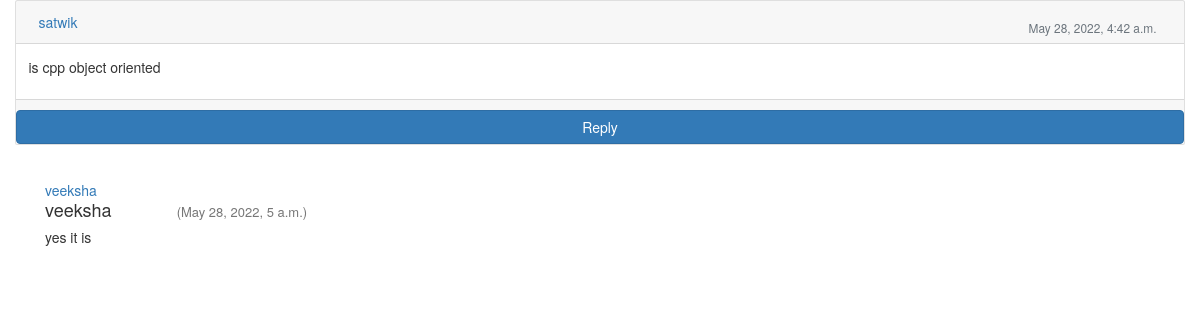
Screenshot of /replyforumview/44 (signed in) with the database file from the repository.
### accounts/models.py (models this page shows, shortened)
class Post(models.Model):
    user1 = models.ForeignKey(User, on_delete=models.CASCADE, default=1)
    post_content = models.CharField(max_length=5000)
    post_id = models.AutoField
    timestamp= models.DateTimeField(default=now)

class Replie(models.Model):
    user = models.ForeignKey(User, on_delete=models.CASCADE, default=1)
    reply_content = models.CharField(max_length=5000)
    post = models.ForeignKey(Post, on_delete=models.CASCADE, default='')
    timestamp= models.DateTimeField(default=now)

### accounts/views.py (the view, shortened to what this page needs)
# urls.py: path('replyforumview/<int:myid>' ,views.replyforum,name="replyforumview"),
def replyforum(request,myid):
    if request.user.is_authenticated:
        post = Post.objects.filter(id=myid).first()
        replies = Replie.objects.filter(post=post)
        return render(request, "accounts/replyforum.html", {'post':post, 'replies':replies})
    else:
        return redirect('login')

### accounts/templates/accounts/replyforum.html (shortened to what this page needs)
<!DOCTYPE html>
<html>
<head>
  <link rel="stylesheet" href="https://maxcdn.bootstrapcdn.com/bootstrap/3.4.1/css/bootstrap.min.css">
  <link rel="stylesheet" href="https://cdn.jsdelivr.net/npm/bootstrap@4.6.1/dist/css/bootstrap.min.css">
  <link rel="stylesheet" href="https://maxcdn.bootstrapcdn.com/bootstrap/3.4.1/css/bootstrap.min.css">
  <link rel="stylesheet" href="https://use.fontawesome.com/releases/v5.8.2/css/all.css"
>
</head>
<body>
  <div class="container-fluid mt-10">
    <div class="row">
      <div class="col-md-12">
        <div class="card mb-4">
          <div class="card-header">
            <div class="media flex-wrap w-100 align-items-center">
              <div class="media-body ml-3"> <a href="/replyforumview/{{post.id}}" data-abc="true">{{post.user1}}</a>
              </div>
              <div class="text-muted small ml-3">
                <div class="px-4 pt-3">{{post.timestamp}} </div>
              </div>
            </div>
          </div>
          <div class="card-body">
            <p>{{post.post_content}}</p>
          </div>
          <div class="card-footer d-flex flex-wrap justify-content-between align-items-center px-0 pt-0 pb-3">
          </div>
          <button class="btn btn-primary btn-primary" data-target="#reply" data-toggle="modal"
            role="button">Reply</button>
        </div>
      </div>
    </div>
  </div>
  {% for reply in replies %}
  <br>
  <div class="container">
    <div class="media">
      <div class="media-body">
        <a href="/replyforumview/{{post.id}}" data-abc="true">{{reply.user}}</a>
        <h4 class="mt-0">{{reply.user}} &nbsp; &nbsp; &nbsp; &nbsp; &nbsp; &nbsp; <span><small
              style="font-size: 13px;">({{reply.timestamp}})</small></span></h4>
        <h5>{{reply.reply_content}}</h5>
      </div>
    </div>
  </div>
  {% endfor %}
</body>
</html>

### rows the page displays
Post: user1 "satwik", timestamp "May 28, 2022, 4:42 a.m.", post_content "is cpp object oriented"
Replie: user "veeksha", timestamp "May 28, 2022, 5 a.m.", reply_content "yes it is"
